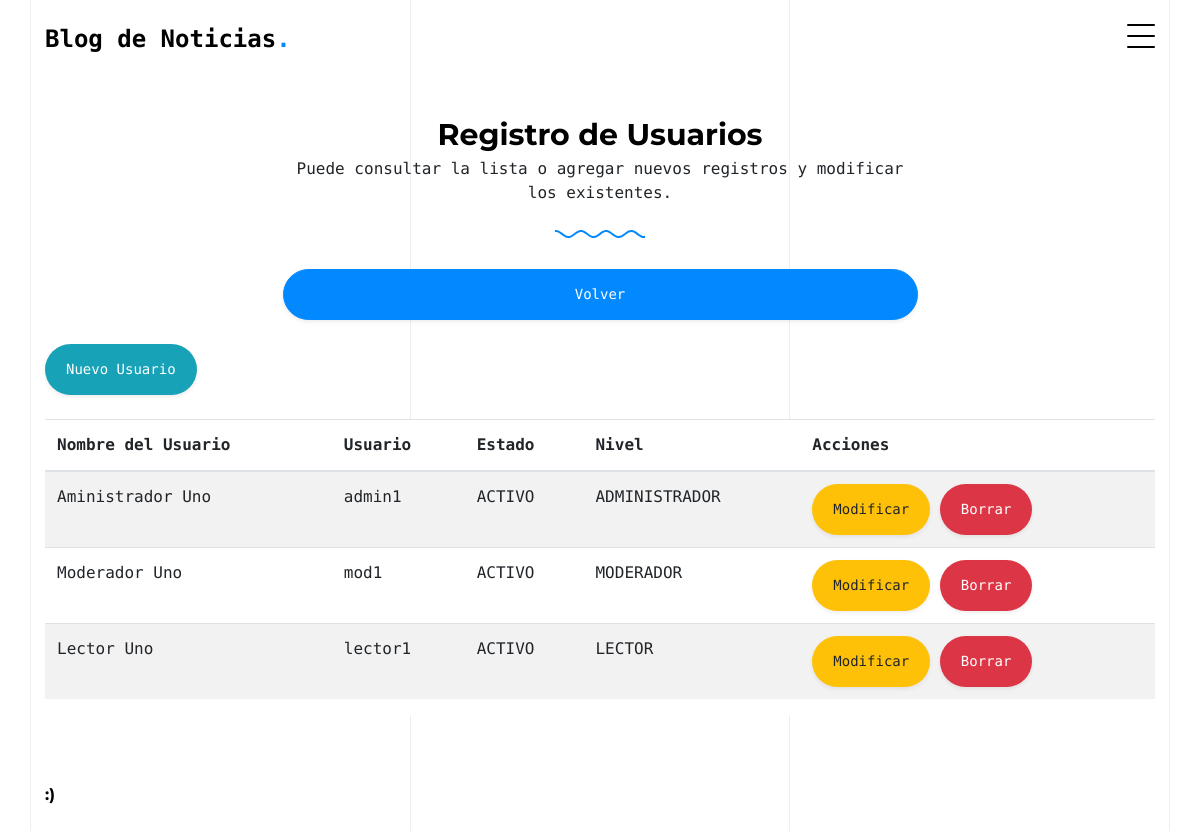
Page /verusuario/ (signed in) on the earlier database version.
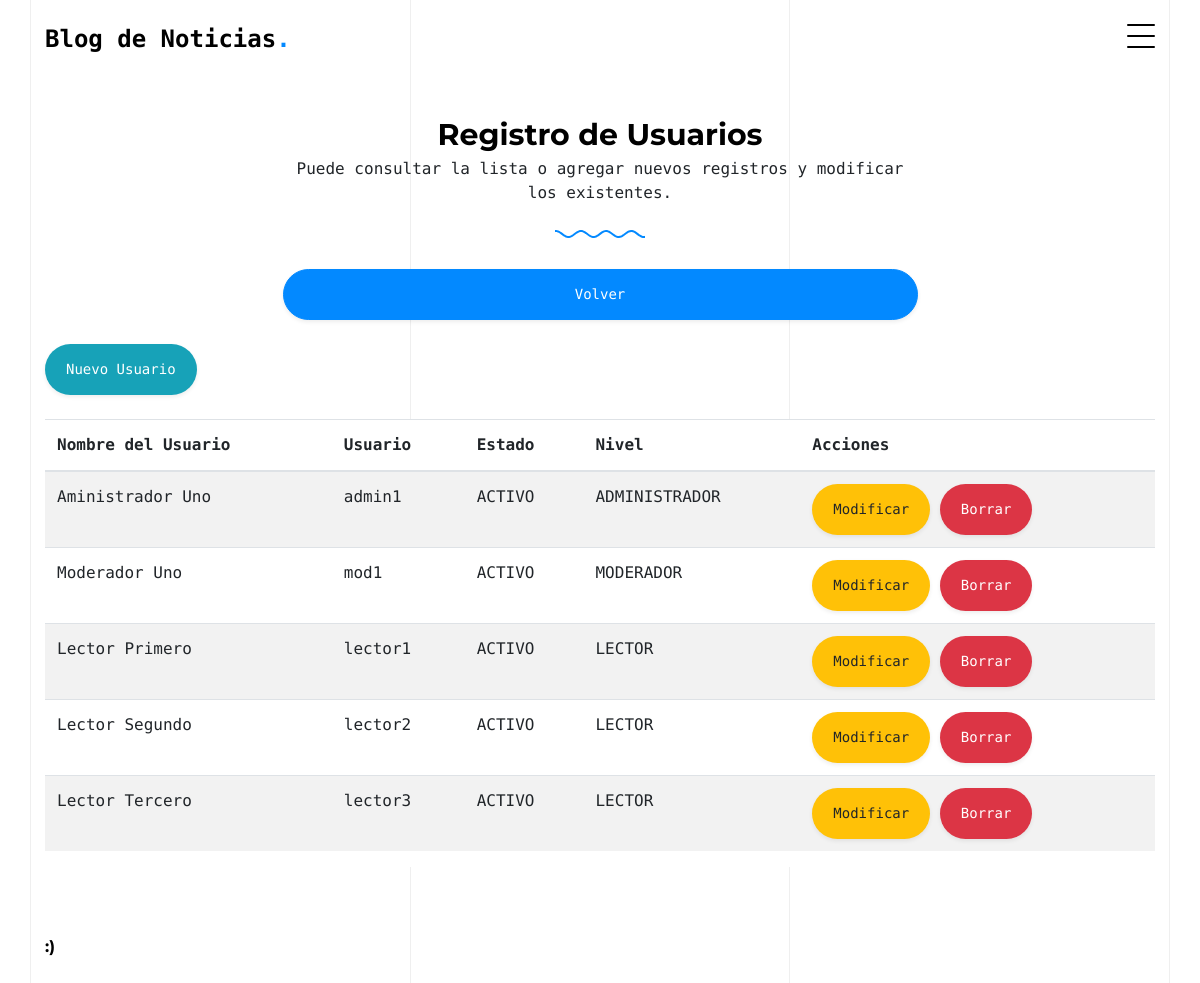
Same page on the later database version.
### pagina_cms/models.py (models this page shows)
class usuarios(models.Model):
    nombre = models.CharField(max_length=255)
    usuario = models.CharField(max_length=25)
    clave = models.CharField(max_length=25)
    estado = models.CharField(max_length=25)
    nivel = models.CharField(max_length=25)

### pagina_cms/usuarios.py (the view)
# urls.py: path('verusuario/', usuarios.ver, name='verusuario'),
def ver(request):
    if request.method=='GET':
        if 'nivel_usuario' in request.session:
            if request.session['nivel_usuario']=='ADMINISTRADOR':
                lista=usuarios.objects.all()
                variables={}
                variables['request']=request
                variables['lista']=lista
                return render(request, 'usuario_ver.html', variables)
            else:
                variables={}
                variables['m_error']='No tiene permisos para acceder a la administración de usuarios'
                variables['nombre_usuario']= request.session['nombre_usuario']
                return render(request,'panel.html', variables)
        else:
            return redirect('acceder')

### pagina_cms/templates/usuario_ver.html
{% extends 'base.html' %}
{% block cuerpo %}
<div class="untree_co-section pb-0">
    <div class="container">
        <div class="row mb-4">
            <div class="col-lg-7 text-center mx-auto">
                <h2 class="section-heading gsap-reveal-hero mb-0"><strong>Registro de Usuarios</strong></h2>
                <p class="gsap-reveal-hero">Puede consultar la lista o agregar nuevos registros y modificar los existentes.</p>
                <div class="wave gsap-reveal-hero">
                    <svg>
                        <path d="M10,10 L50,100 L90,50" stroke="#0389ff"></path>
                    </svg>
                </div>
                <a href="{% url 'acceder' %}" class="btn btn-primary btn-block rounded-pill shadow-sm mt-4">Volver</a>
            </div>
        </div>
        <div class="row">
            <div class="col-lg-12 mb-4">
                <a href="{% url 'nueusuario' %}" class="btn btn-info rounded-pill shadow-sm">Nuevo Usuario</a>
            </div>
            <div class="col-lg-12">
                <div class="table-responsive" style="background-color: #fff;">
                    <table class="table table-striped" style="background-color: #fff;">
                        <thead>
                            <tr>
                                <th>Nombre del Usuario</th>
                                <th>Usuario</th>
                                <th>Estado</th>
                                <th>Nivel</th>
                                <th>Acciones</th>
                            </tr>
                        </thead>
                        <tbody>
                            {% for valor in lista %}
                            <tr>
                                <td>{{ valor.nombre }}</td>
                                <td>{{ valor.usuario }}</td>
                                <td>{{ valor.estado }}</td>
                                <td>{{ valor.nivel }}</td>
                                <td>
                                    <a href="{% url 'modusuario' id=valor.id %}" class="btn btn-warning btn-sm rounded-pill shadow-sm">Modificar</a>
                                    <a href="{% url 'borusuario' id=valor.id %}" class="btn btn-danger btn-sm rounded-pill shadow-sm">Borrar</a>
                                </td>
                            </tr>
                            {% endfor %}
                        </tbody>
                    </table>
                </div>
            </div>
        </div>
    </div>
</div>
{% endblock %}

Differences in the rows shown:
changed usuarios "lector1": nombre "Lector Uno" → "Lector Primero"
added usuarios: nombre "Lector Segundo", usuario "lector2", estado "ACTIVO", nivel "LECTOR"
added usuarios: nombre "Lector Tercero", usuario "lector3", estado "ACTIVO", nivel "LECTOR"
